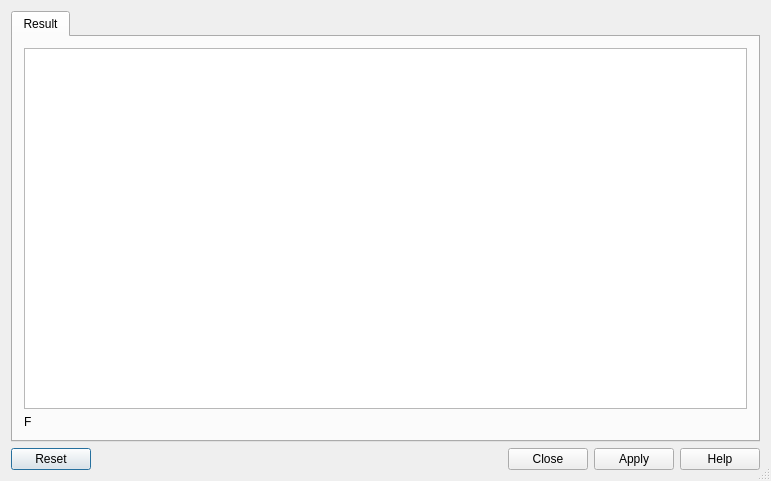
<?xml version="1.0" encoding="UTF-8"?>
<ui version="4.0">
 <class>KSearchTransactionDlg</class>
 <widget class="QDialog" name="KSearchTransactionDlg">
  <property name="geometry">
   <rect>
    <x>0</x>
    <y>0</y>
    <width>771</width>
    <height>481</height>
   </rect>
  </property>
  <property name="windowTitle">
   <string>Search transactions</string>
  </property>
  <property name="sizeGripEnabled">
   <bool>true</bool>
  </property>
  <layout class="QVBoxLayout" name="verticalLayout">
   <item>
    <widget class="QTabWidget" name="m_tabWidget">
     <widget class="QWidget" name="m_resultPage">
      <attribute name="title">
       <string>Result</string>
      </attribute>
      <layout class="QVBoxLayout">
       <item>
        <widget class="LedgerView" name="m_ledgerView"/>
       </item>
       <item>
        <widget class="QLabel" name="m_foundText">
         <property name="text">
          <string>F</string>
         </property>
         <property name="alignment">
          <set>Qt::AlignLeading|Qt::AlignLeft|Qt::AlignVCenter</set>
         </property>
         <property name="wordWrap">
          <bool>false</bool>
         </property>
        </widget>
       </item>
      </layout>
     </widget>
    </widget>
   </item>
   <item>
    <widget class="QDialogButtonBox" name="buttonBox">
     <property name="standardButtons">
      <set>QDialogButtonBox::Apply|QDialogButtonBox::Close|QDialogButtonBox::Help|QDialogButtonBox::Reset</set>
     </property>
    </widget>
   </item>
  </layout>
 </widget>
 <layoutdefault spacing="6" margin="11"/>
 <customwidgets>
  <customwidget>
   <class>LedgerView</class>
   <extends>QTableView</extends>
   <header>ledgerview.h</header>
  </customwidget>
 </customwidgets>
 <tabstops>
  <tabstop>m_tabWidget</tabstop>
 </tabstops>
 <resources/>
 <connections/>
</ui>
